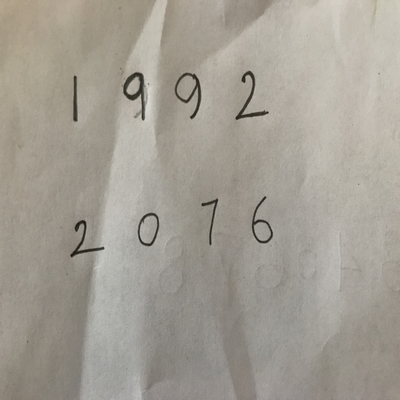
#> input picture test2.jpg, 400 x 400 px
$ jupyter execute --allow-errors number_dictation.ipynb   (shell and % lines are left out)   (Python 2 division)
#> lines starting #> are read from the running program, lines starting #| are printed output that depends on the picture; after the words box and inside, x2 and y2 are one past the last pixel; in counts of white or black regions, pixels touching at a corner belong together
[cell 1]
# Import the modules
from sklearn.externals import joblib
#> (the rest of this cell did not finish here and is left out)

#> (a cell that did not finish here is left out)

[cell 3]
# Import the modules
import cv2
from sklearn.externals import joblib
from skimage.feature import hog
import numpy as np
from imutils.object_detection import non_max_suppression
from google.colab.patches import cv2_imshow
import imutils


# Read the input image
im = cv2.imread("test2.jpg")
#> im is the input picture: shape (400, 400, 3); mean B, G, R 147.8, 157.8, 162.8

# Convert to grayscale and apply Gaussian filtering
im_gray = cv2.cvtColor(im, cv2.COLOR_BGR2GRAY)

im_gray = cv2.GaussianBlur(im_gray, (5, 5), 0)
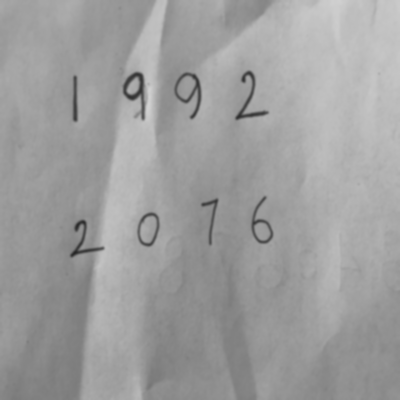
#> im_gray: shape (400, 400); min 38, max 210, mean 158.1

# Threshold the image
im_th = cv2.threshold(im_gray, 118, 255, cv2.THRESH_BINARY_INV)[1]
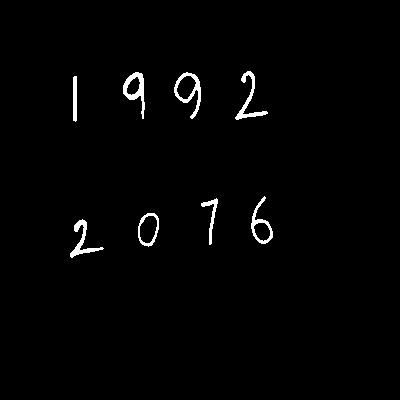
#> im_th: shape (400, 400); 1.4% white; 8 white regions
cv2_imshow(im_th)
# Find contours in the image
ctrs = cv2.findContours(im_th.copy(), cv2.RETR_EXTERNAL, cv2.CHAIN_APPROX_SIMPLE)
#> ctrs = 8 contours; box (x1, y1, x2, y2) and area: (174, 72, 201, 119) 601, (138, 213, 159, 247) 522, (123, 72, 145, 119) 468, (251, 196, 273, 244) 442, (235, 71, 268, 120) 264, (70, 219, 104, 258) 257, (201, 198, 218, 245) 144, (73, 76, 77, 122) 132

ctrs = imutils.grab_contours(ctrs)

# Get rectangles contains each contour
rects = np.array([cv2.boundingRect(ctr) for ctr in ctrs])
#> rects = [[70, 219, 34, 39], [138, 213, 21, 34], [201, 198, 17, 47], [251, 196, 22, 48], [73, 76, 4, 46], [174, 72, 27, 47], [123, 72, 22, 47], [235, 71, 33, 49]]

# Non Maxima Suppresion to get the most probable bounding box
pick = non_max_suppression(rects, probs=None, overlapThresh=0.65)
#> pick = [[235, 71, 33, 49], [251, 196, 22, 48], [174, 72, 27, 47], [123, 72, 22, 47], [201, 198, 17, 47], [73, 76, 4, 46], [70, 219, 34, 39], [138, 213, 21, 34]]

text = []
# For each rectangular region, calculate HOG features and predict
# the digit using Linear SVM.
#> (the rest of this cell did not finish here and is left out)

[cell 4]
#!pip install gtts

[cell 5]
description = ', '.join(text)
from gtts import gTTS
tts = gTTS(description, lang='en')
tts.save('tts.mp3')

[cell 6]
np.array([roi_hog_fd], 'float64').shape
#> Out = (1, 144)
